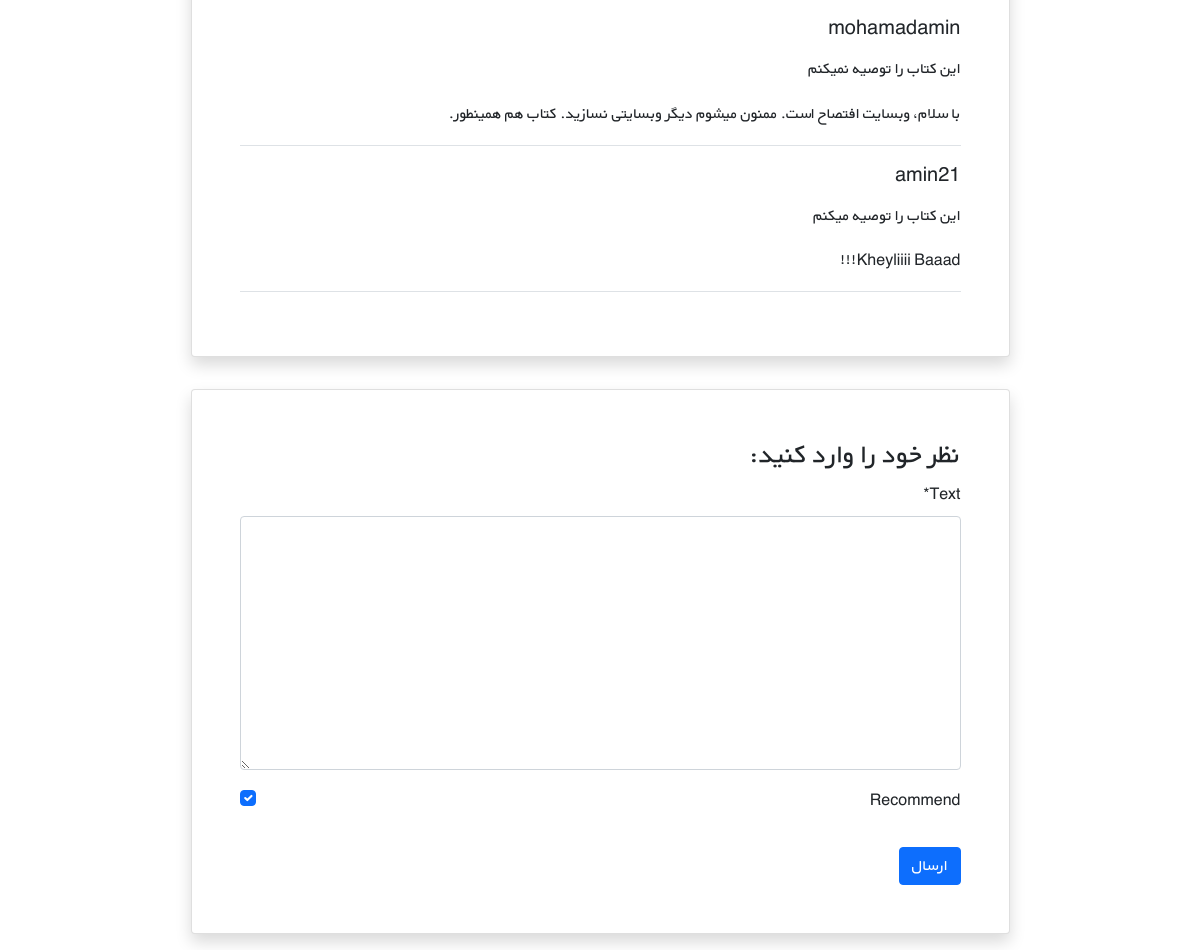
Page /books/12/ (signed in, lower part) on the earlier database version.
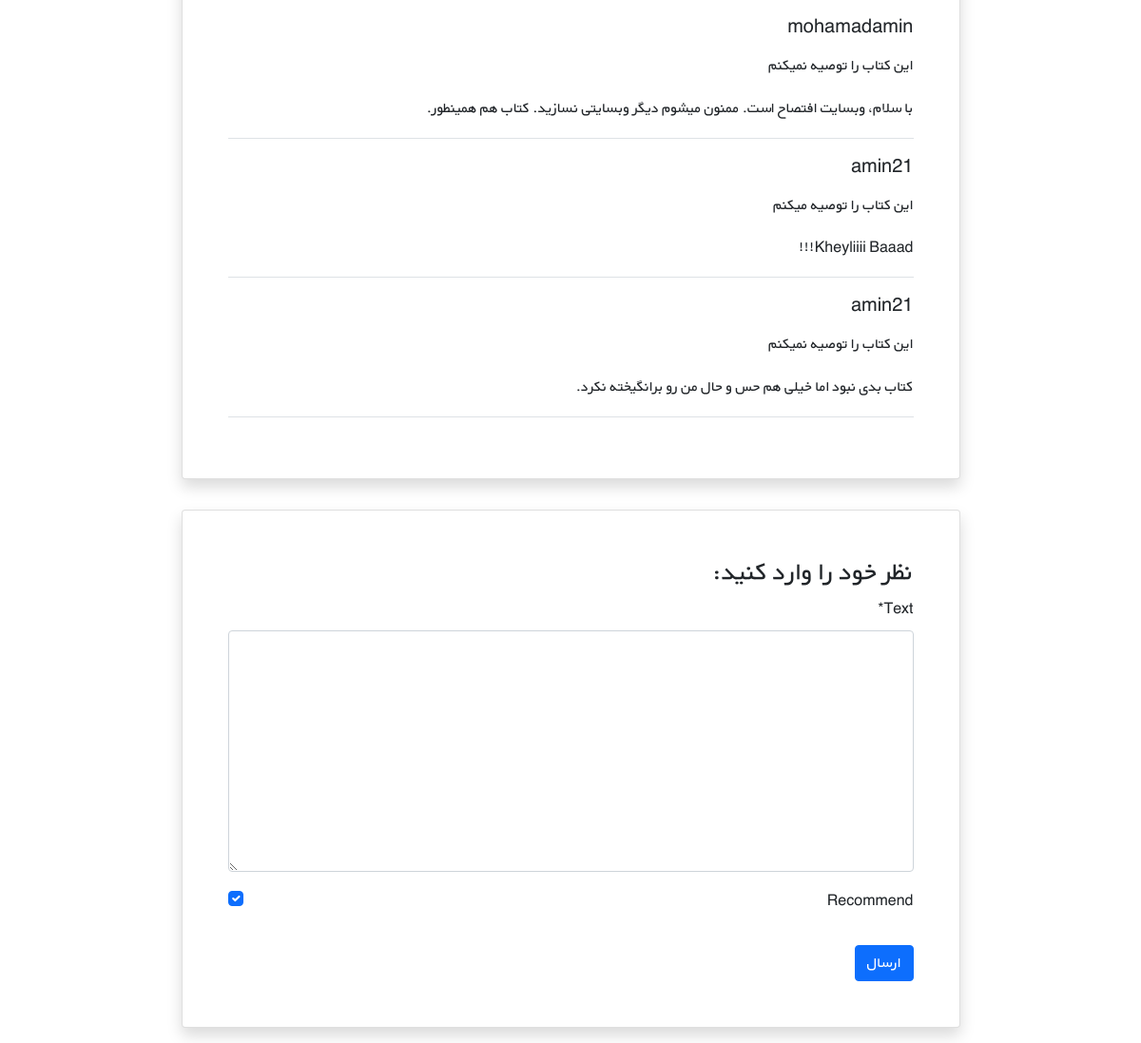
Same page on the later database version.
### books/models.py (models this page shows, shortened)
class Comment(models.Model):
    user = models.ForeignKey(get_user_model(), on_delete=models.CASCADE)
    book = models.ForeignKey(Book, on_delete=models.CASCADE, related_name='comments')
    text = models.TextField()
    datetime_created = models.DateTimeField(auto_now_add=True)
    is_active = models.BooleanField(default=True)
    recommend = models.BooleanField(default=True)

### accounts/models.py (models this page shows)
class CustomUser(AbstractUser):
    age = models.PositiveIntegerField(null=True, blank=True)     # Age Should be Positive.

### books/views.py (the view)
# urls.py: path('<int:pk>/', views.book_detail_view, name='book_detail'),
@login_required
def book_detail_view(request, pk):
    book = get_object_or_404(Book, pk=pk)
    book_comments = book.comments.all()
    if request.method == 'POST':
        comment_form = CommentForm(request.POST)
        if comment_form.is_valid():
            new_comment = comment_form.save(commit=False)
            new_comment.book = book
            new_comment.user = request.user
            new_comment.save()
    else:
        comment_form = CommentForm()
    return render(request, 'books/book_detail.html', {
        'book': book,
        'comments': book_comments,
        'comment_form': comment_form,
    })

### books/forms.py
class CommentForm(forms.ModelForm):
    class Meta:
        model = Comment
        fields = ('text', 'recommend', )

### cart/context_processors.py (called while the page is built)
def cart(request):
    return {'cart': Cart(request)}

### books/templates/books/book_detail.html (shortened to what this page needs)
{% extends '_base.html' %}
{% load crispy_forms_tags %}
{% block page_content %}
    <div class="container mt-5" dir="rtl">
        <div class="">
            <div class="">
                <div class="d-flex justify-content-center">
                    <div class="card shadow my-3 p-5 w-sm-75 w-100">
                        {% for comment in comments %}
                            {% if comment.is_active %}
                                <div class="border-bottom mb-3">
                                    <h5 class="mb-3">{{ comment.user.username }}</h5>
                                    {% if comment.recommend %}
                                        این کتاب را توصیه میکنم
                                    {% else %}
                                        این کتاب را توصیه نمیکنم
                                    {% endif %}
                                    <p>{{ comment.text|linebreaks }}</p>
                                </div>
                            {% endif %}
                        {% endfor %}
                    </div>
                </div>
                <div class="d-flex justify-content-center">
                    <div class="card shadow my-3 p-5 w-sm-75 w-100">
                        <h3>نظر خود را وارد کنید:</h3>
                        <form method="POST">
                            {{ comment_form|crispy }}
                            <button type="submit" class="btn btn-primary mt-3">ارسال</button>
                        </form>
                    </div>
                </div>
            </div>
        </div>
    </div>
{% endblock page_content %}

Differences in the rows shown:
added Comment: user.username "amin21", recommend "این کتاب را توصیه نمیکنم", text "کتاب بدی نبود اما خیلی هم حس و حال من رو برانگیخته نکرد."
